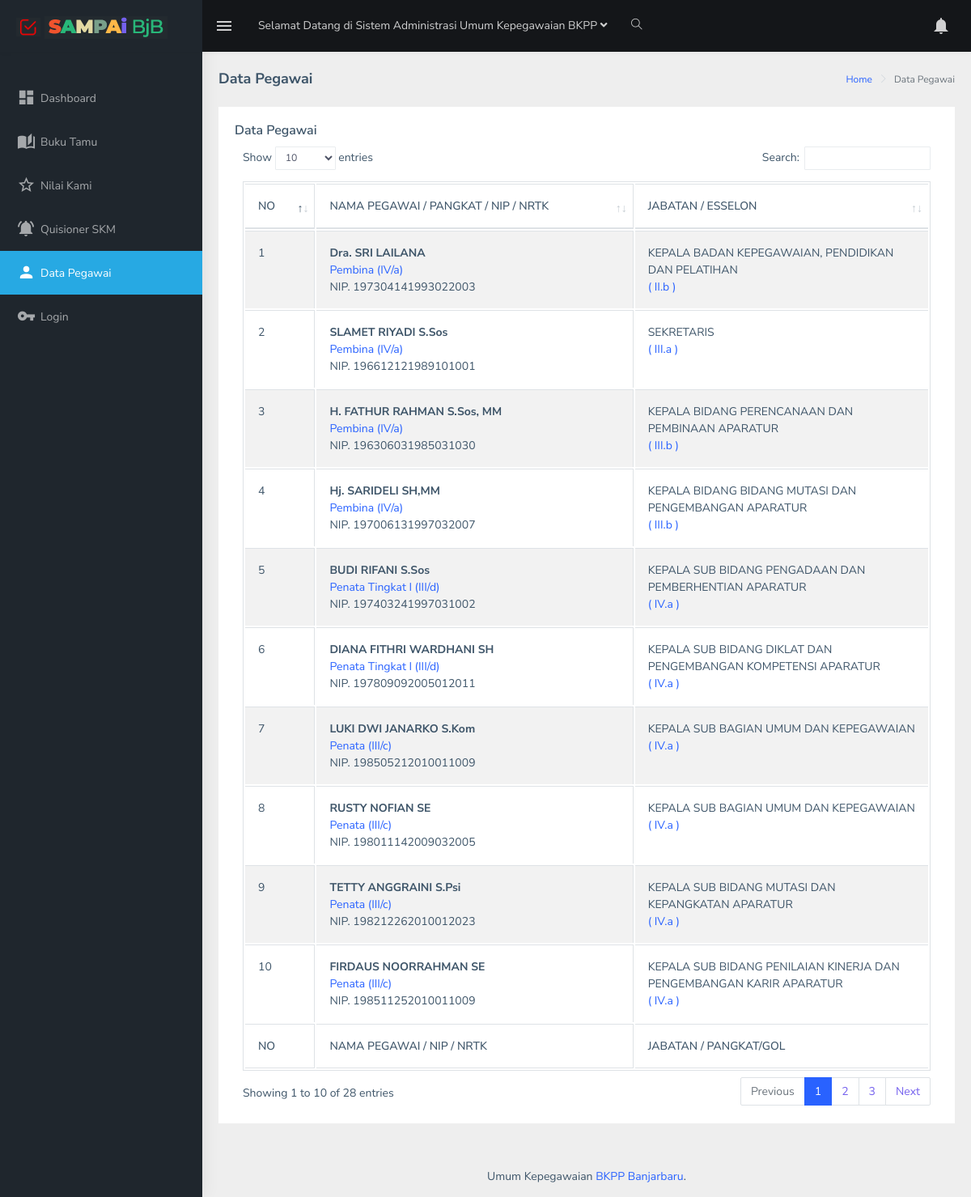
Screenshot of /data-pegawaii.php with the database file from the repository.
### tables this page shows
CREATE TABLE `pegawai` (
  `id_pegawai` int(10) NOT NULL auto_increment,
  `gelar_dpn` varchar(20) NOT NULL,
  `nama` varchar(50) NOT NULL,
  `gelar_blk` varchar(20) NOT NULL,
  `nama_p` varchar(50) NOT NULL,
  `nip` varchar(30) NOT NULL,
  `tempat_lahir` varchar(100) NOT NULL,
  `tgl_lahir` varchar(12) NOT NULL,
  `golongan` varchar(27) NOT NULL,
  `tmt` varchar(12) NOT NULL,
  `id_jabatan` varchar(10) NOT NULL,
  `jabatan` varchar(100) NOT NULL,
  `eselon` varchar(20) NOT NULL,
  `unit_kerja` varchar(100) NOT NULL,
  `kelamin` varchar(15) NOT NULL,
  `gol_darah` varchar(3) NOT NULL,
  `no_telp` varchar(30) NOT NULL,
  `alamat` text NOT NULL,
  `admin` varchar(40) NOT NULL,
  `tgl` varchar(20) NOT NULL,
  `lokasi` varchar(250) NOT NULL,
  `id_atasan` varchar(40) NOT NULL,
  `level` varchar(2) NOT NULL,
  `status` varchar(2) NOT NULL,
  `nrtk` varchar(30) NOT NULL,
  PRIMARY KEY  (`id_pegawai`),
  UNIQUE KEY `nip` (`nip`)
);

CREATE TABLE `tb_golongan` (
  `id_gol` int(3) NOT NULL auto_increment,
  `golongan` varchar(40) NOT NULL,
  PRIMARY KEY  (`id_gol`)
);

### data-pegawaii.php (the view, shortened to what this page needs)
<?PHP
include "assets/include/koneksi.php";
?><!DOCTYPE html>
<html dir="ltr" lang="en">
<head>
    <link href="assets/libs/flot/css/float-chart.css" rel="stylesheet">
	<link rel="stylesheet" type="text/css" href="assets/extra-libs/multicheck/multicheck.css">
    <link href="assets/libs/datatables.net-bs4/css/dataTables.bootstrap4.css" rel="stylesheet">
    <link href="dist/css/style.min.css" rel="stylesheet">
</head>
<body>
    <div id="main-wrapper">
       <?php include "pages/header-user.php";?>
       <?php include "pages/sidebar-user.php";?>
        <div class="page-wrapper">
             <div class="page-breadcrumb">
                <div class="row">
                    <div class="col-12 d-flex no-block align-items-center">
                        <h4 class="page-title">Data Pegawai</h4>
                        <div class="ml-auto text-right">
                            <nav aria-label="breadcrumb">
                                <ol class="breadcrumb">
                                    <li class="breadcrumb-item"><a href="#">Home</a></li>
                                    <li class="breadcrumb-item active" aria-current="page">Data Pegawai</li>
                                </ol>
                            </nav>
                        </div>
                    </div>
                </div>
            </div>
            <div class="container-fluid">
                  <div class="card">
                            <div class="card-body">
                                <h5 class="card-title">Data Pegawai </h5>
                                <div class="table-responsive">
                                    <table id="zero_config" class="table table-striped table-bordered">
                                        <thead>
                                            <tr>
                                                <th width="3%">NO</th>
                                                <th width="27%">NAMA PEGAWAI / PANGKAT  / NIP / NRTK</th>
                                                <th width="25%">JABATAN / ESSELON </th>
                                            </tr>
                                        </thead>
                                        <tbody>
										<?php
				 	$i 			= 1;
              	 	$jml_data1 	= "SELECT * FROM pegawai order by level, golongan, status DESC ";
					$query		= mysqli_query($conn, $jml_data1);
        			while($data = mysqli_fetch_array($query))
					{
				?>
				 <tr>
                                                <td><?php echo $i ?></td>
                                                <td><strong><?php echo $data['1'] ?> <?php echo $data['2'] ?> <?php echo $data['3'] ?></strong>
													<br>
													<?php
													$id_gol		= $data['golongan'];
													$sql_00		= "select * from tb_golongan where id_gol='$id_gol'";
													$sql_kk 	= mysqli_query($conn, $sql_00);
													$data_kk 	= mysqli_fetch_array($sql_kk);
													$golongan	= $data_kk['golongan'];
													?>
					 								<a href='#'><?php echo $golongan; ?> </a>
													<br>
													<?php
													$stts = $data['status'];
													if ($stts==1)
													{
													$nanana = 'NIP.';
													$nipp = $data['nip'];
													}
													else
													{
													$nanana = 'NRPTT/NRTK.';
													$nipp = $data['nrtk'];
													}
													?>
														<?php echo $nanana ?> <?php echo $nipp ?>
												</td>
												<td> <?php echo $data['jabatan'] ?>
													<br>
					 								<a href='#'>( <?php echo $data['eselon'] ?> )</a>
												</td>
                  </tr>
				 <?php
       			 $i++;
        			}
    			?>
                                        </tbody>
                                        <tfoot>
                                            <tr>
                                             <th width="3%">NO</th>
                                                <th width="27%">NAMA PEGAWAI / NIP / NRTK</th>
                                                <th width="25%">JABATAN / PANGKAT/GOL</th>
                                            </tr>
                                        </tfoot>
                                    </table>
                                </div>
                            </div>
                        </div>
            </div>
            <?php include "pages/footer.php"; ?>
        </div>
    </div>
</body>
</html>

### pages/header-user.php (shortened to what this page needs)
<header class="topbar" data-navbarbg="skin5">
           <nav class="navbar top-navbar navbar-expand-md navbar-dark">
               <div class="navbar-header" data-logobg="skin5">
                   <a class="navbar-brand" href="html/ltr/index.html">
                       <b class="logo-icon p-l-10">
                           <img src="assets/images/logo-icon.png" alt="homepage" class="light-logo" />                        </b>
                       <span class="logo-text">
                            <img src="assets/images/logo-text.png" alt="homepage" class="light-logo" />                        </span>
                   </a>
                   </div>
               <div class="navbar-collapse collapse" id="navbarSupportedContent" data-navbarbg="skin5">
                   <ul class="navbar-nav float-left mr-auto">
                       <li class="nav-item d-none d-md-block"><a class="nav-link sidebartoggler waves-effect waves-light" href="javascript:void(0)" data-sidebartype="mini-sidebar"><i class="mdi mdi-menu font-24"></i></a></li>
                       <li class="nav-item dropdown">
                           <a class="nav-link dropdown-toggle" href="#" id="navbarDropdown" role="button" data-toggle="dropdown" aria-haspopup="true" aria-expanded="false">
                           <?php include "title-2.php";?>
                       </li>
                       <li class="nav-item search-box"> <a class="nav-link waves-effect waves-dark" href="javascript:void(0)"><i class="ti-search"></i></a>
                       </li>
                   </ul>
                   <ul class="navbar-nav float-right">
                       <li class="nav-item dropdown">
                     <a class="nav-link dropdown-toggle waves-effect waves-dark" href="" data-toggle="dropdown" aria-haspopup="true" aria-expanded="false"> <i class="mdi mdi-bell font-24"></i>                            </a></li>
                   </ul>
               </div>
           </nav>
       </header>

### pages/title-2.php (shortened to what this page needs)
<span class="d-none d-md-block">Selamat Datang di Sistem Administrasi Umum Kepegawaian BKPP <i class="fa fa-angle-down"></i></span>
                            <span class="d-block d-md-none"><i class="fa fa-plus"></i></span>                            </a>

### pages/sidebar-user.php
<aside class="left-sidebar" data-sidebarbg="skin5">
           <div class="scroll-sidebar">
               <nav class="sidebar-nav">
                   <ul id="sidebarnav" class="p-t-30">
                       <li class="sidebar-item"> <a class="sidebar-link waves-effect waves-dark sidebar-link" href="index.php" aria-expanded="false"><i class="mdi mdi-view-dashboard"></i><span class="hide-menu">Dashboard</span></a></li>
					 <li class="sidebar-item"> <a class="sidebar-link waves-effect waves-dark sidebar-link" href="buku--tamu.php" aria-expanded="false"><i class="mdi mdi-book-open-page-variant"></i><span class="hide-menu">Buku Tamu</span></a></li>
					 <li class="sidebar-item"> <a class="sidebar-link waves-effect waves-dark sidebar-link" href="Apakah-Anda--Puas.php" aria-expanded="false"><i class="mdi mdi-star-outline"></i><span class="hide-menu">Nilai Kami</span></a></li>
					 						 <li class="sidebar-item"> <a class="sidebar-link waves-effect waves-dark sidebar-link" href="Quisioner.php" aria-expanded="false"><i class="mdi mdi-bell-ring"></i><span class="hide-menu">Quisioner SKM</span></a></li>
                       <li class="sidebar-item"> <a class="sidebar-link waves-effect waves-dark sidebar-link" href="data-pegawaii.php" aria-expanded="false"><i class="mdi mdi-account"></i><span class="hide-menu">Data Pegawai</span></a></li>
					<li class="sidebar-item"> <a class="sidebar-link waves-effect waves-dark sidebar-link" href="login.php" aria-expanded="false"><i class="mdi mdi-key"></i><span class="hide-menu">Login</span></a></li>
                   </ul>
               </nav>
           </div>
       </aside>

### pages/footer.php
<footer class="footer text-center">
                Umum Kepegawaian  <a href="#">BKPP Banjarbaru</a>.            </footer>

### rows the page displays
pegawai: gelar_dpn "Dra.", nama "SRI LAILANA", tb_golongan.golongan "Pembina (IV/a)", status "NIP.", nip "197304141993022003", jabatan "KEPALA BADAN KEPEGAWAIAN, PENDIDIKAN DAN PELATIHAN", eselon "II.b"
pegawai: nama "SLAMET RIYADI", gelar_blk "S.Sos", tb_golongan.golongan "Pembina (IV/a)", status "NIP.", nip "196612121989101001", jabatan "SEKRETARIS", eselon "III.a"
pegawai: gelar_dpn "H.", nama "FATHUR RAHMAN", gelar_blk "S.Sos, MM", tb_golongan.golongan "Pembina (IV/a)", status "NIP.", nip "196306031985031030", jabatan "KEPALA BIDANG PERENCANAAN DAN PEMBINAAN APARATUR", eselon "III.b"
pegawai: gelar_dpn "Hj.", nama "SARIDELI", gelar_blk "SH,MM", tb_golongan.golongan "Pembina (IV/a)", status "NIP.", nip "197006131997032007", jabatan "KEPALA BIDANG BIDANG MUTASI DAN PENGEMBANGAN APARATUR", eselon "III.b"
pegawai: nama "BUDI RIFANI", gelar_blk "S.Sos", tb_golongan.golongan "Penata Tingkat I (III/d)", status "NIP.", nip "197403241997031002", jabatan "KEPALA SUB BIDANG PENGADAAN DAN PEMBERHENTIAN APARATUR", eselon "IV.a"
pegawai: nama "DIANA FITHRI WARDHANI", gelar_blk "SH", tb_golongan.golongan "Penata Tingkat I (III/d)", status "NIP.", nip "197809092005012011", jabatan "KEPALA SUB BIDANG DIKLAT DAN PENGEMBANGAN KOMPETENSI APARATUR", eselon "IV.a"
pegawai: nama "LUKI DWI JANARKO", gelar_blk "S.Kom", tb_golongan.golongan "Penata (III/c)", status "NIP.", nip "198505212010011009", jabatan "KEPALA SUB BAGIAN UMUM DAN KEPEGAWAIAN", eselon "IV.a"
pegawai: nama "RUSTY NOFIAN", gelar_blk "SE", tb_golongan.golongan "Penata (III/c)", status "NIP.", nip "198011142009032005", jabatan "KEPALA SUB BAGIAN UMUM DAN KEPEGAWAIAN", eselon "IV.a"
pegawai: nama "TETTY ANGGRAINI", gelar_blk "S.Psi", tb_golongan.golongan "Penata (III/c)", status "NIP.", nip "198212262010012023", jabatan "KEPALA SUB BIDANG MUTASI DAN KEPANGKATAN APARATUR", eselon "IV.a"
pegawai: nama "FIRDAUS NOORRAHMAN", gelar_blk "SE", tb_golongan.golongan "Penata (III/c)", status "NIP.", nip "198511252010011009", jabatan "KEPALA SUB BIDANG PENILAIAN KINERJA DAN PENGEMBANGAN KARIR APARATUR", eselon "IV.a"
